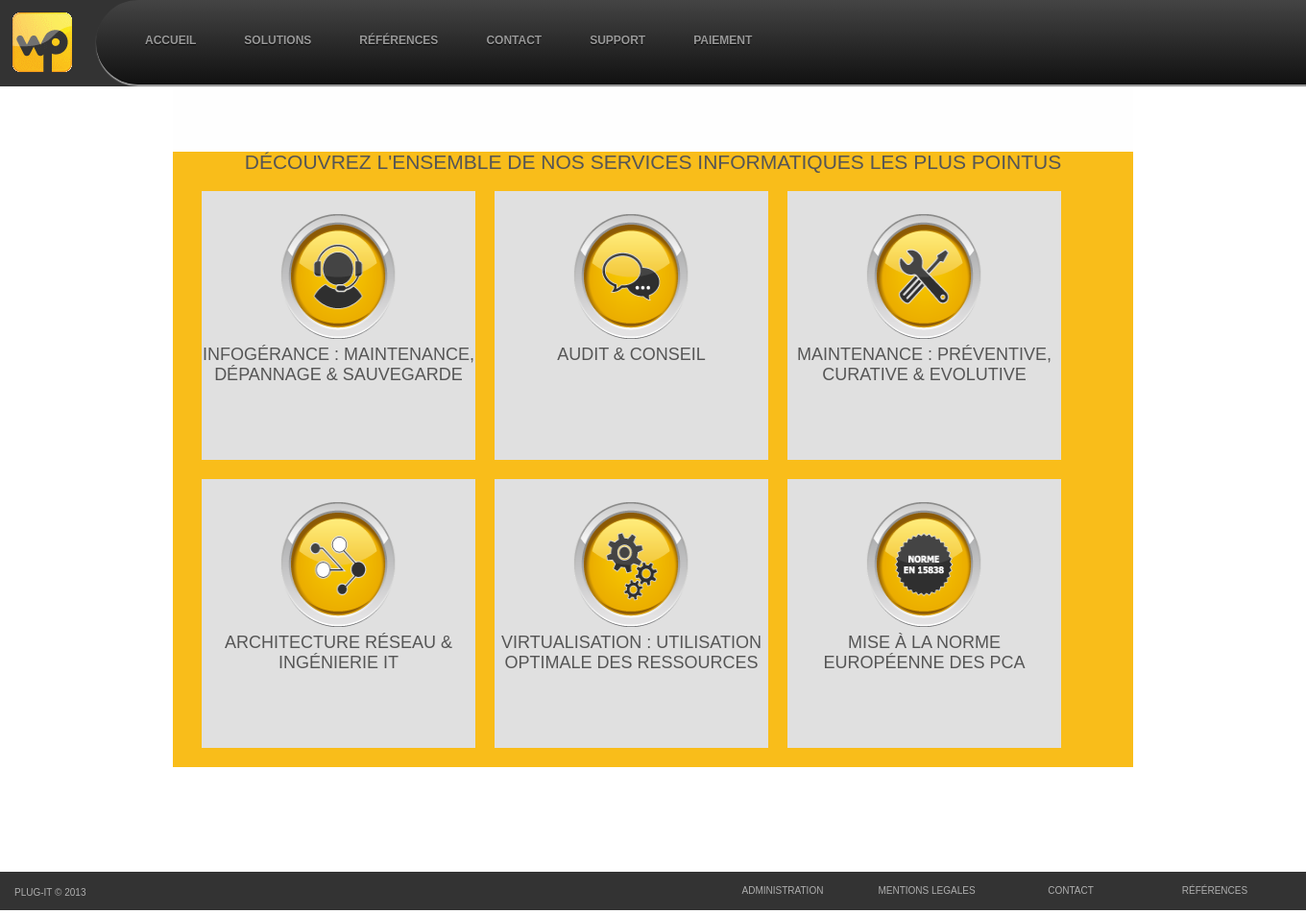
The page /Index.php?page=services&mode=view on the database as committed earlier.
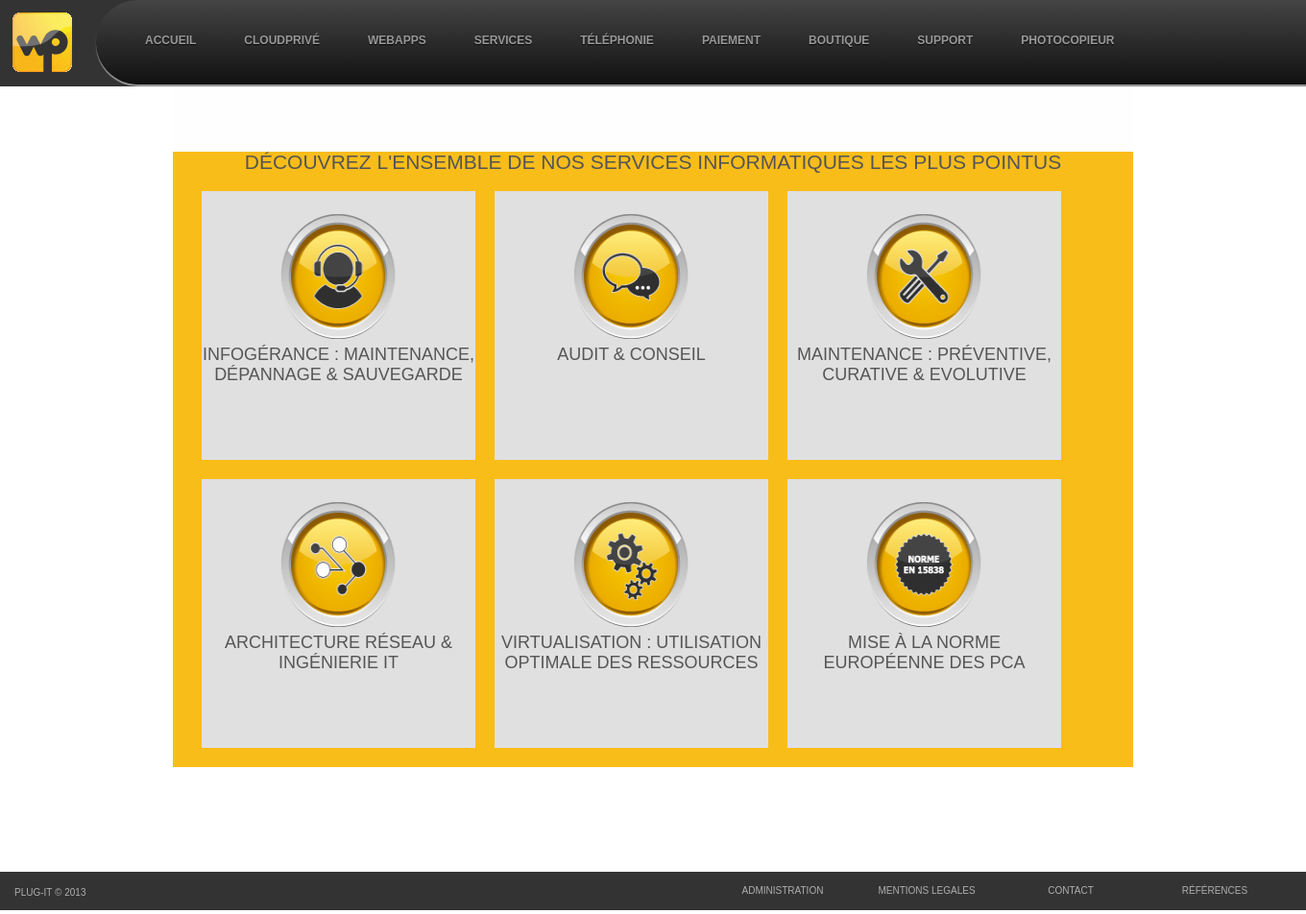
The same page on the database as committed later.
### tables this page shows
CREATE TABLE IF NOT EXISTS `menu` (
  `id` int(11) NOT NULL AUTO_INCREMENT,
  `interne` tinyint(1) NOT NULL,
  `active` tinyint(1) NOT NULL,
  `nom` varchar(50) NOT NULL,
  `baseName` varchar(50) NOT NULL,
  `position` int(11) NOT NULL,
  `lien` varchar(255) NOT NULL,
  `meta` text NOT NULL,
  PRIMARY KEY (`id`)
);

CREATE TABLE IF NOT EXISTS `services` (
  `id` int(11) NOT NULL AUTO_INCREMENT,
  `titre` varchar(100) NOT NULL,
  `corps` text NOT NULL,
  `image` varchar(100) NOT NULL,
  `subtitre` varchar(50) NOT NULL,
  `date` timestamp NOT NULL DEFAULT CURRENT_TIMESTAMP,
  `ordre` int(11) NOT NULL,
  PRIMARY KEY (`id`)
);

### connexionbddplugit.class.php (called while the page is built, shortened)
<?php
class connexionbddplugit
{
	private static $connexion = null;
	public static function getInstance ()
	{
		if (is_null(self::$connexion))
		{
			try
			{
				$connexion = new PDO('mysql:host=localhost;dbname=plugit2','root','');
			} catch ( Exception $e )
			{
			echo "Connection à MySQL impossible : ", $e->getMessage();
			die();
			}
			$connexion->setAttribute(PDO::ATTR_ERRMODE, PDO::ERRMODE_EXCEPTION);
			$connexion->setAttribute(PDO::ATTR_EMULATE_PREPARES, false);
			$connexion->exec("SET CHARACTER SET utf8");
		}
		return $connexion;
	}
}
?>

### Include/common/Banniere.php (the view, shortened to what this page needs)
<div>
	<div style="min-width:1350px;"><a href="index.php?page=accueil"><img src="images/logotype_plug_it(transparence).png" style="float:left; margin:13px 50px 13px 13px;"/></a>
	<ul id="menu">
		<?php
		require_once('./connexionbddplugit.class.php');
		$position=1;
		try
		{
			$rq = connexionbddplugit::getInstance()->query("SELECT * FROM menu ORDER BY position");
			while($ar=$rq->fetch())
			{
				if($ar['active'] == true)
				{
					echo '
					<li id="li" onmouseout="patate('.$ar['id'].')" onmouseover="patate('.$ar['id'].','.$position.')"><a href="'.$ar['lien'].'"';
					echo '>'.$ar['nom'].'</a></li>';
				}
			$position++;
			}
		} catch ( Exception $e ) {
			echo "Une erreur est survenue : ".$e->getMessage();
		}
		?>
	</ul>
	</div>
</div>

### Index.php (shortened to what this page needs)
<!DOCTYPE html>
<html lang="fr">
	<head>
		<?php
			require_once('./connexionbddplugit.class.php');
		?>
		<link rel="stylesheet" href="css/iview.css" />
		<link rel="stylesheet" href="css/skin 1/style.css" />
		<link rel="stylesheet" href="css/styles.css" />
		<link type="text/css" rel="stylesheet" href="styles/index.css"/>
	</head>
	<body>
		<div class="Banniere" id="head">
			<?php
				INCLUDE("include/common/banniere.php");
			?>
		</div>
		<div class="Corps" id="content"
		<?php
			if((isset($_GET['page']) and $_GET['page'] != 'accueil')or(isset($_GET['sub']) and $_GET['sub'] != 'main'))
				echo 'style="padding-top:5%;width:1000px;margin:auto;"';
			else
				echo 'style="min-width:1350px; width:100%;"';
		?>
		>
			<?php
				INCLUDE("include/common/corps.php");
			?>
		</div>
		<div class="Pied" id="footer">
			<?php
				INCLUDE("include/common/pied.php");
			?>
		</div>
	</body>
</html>

### Include/common/Corps.php (shortened to what this page needs)
<div style="background-color:#f9bd1a;">
<?php
	switch ($_GET['page'])
	{
		case 'services':
		INCLUDE("include/invite/services.php");
		break;
	}
?>
</div>

### Include/invite/services.php (shortened to what this page needs)
<?php
	require_once('./connexionbddplugit.class.php');
	switch($_GET['mode'])
	{
		case 'view':
			echo'<div style="margin:auto;width:980px;">
				<h2>DéCOUVREZ L\'ENSEMBLE DE NOS SERVICES INFORMATIQUES LES PLUS POINTUS</h2>';
					try{
						$retour = connexionbddplugit::getInstance()->query('SELECT * FROM services ORDER BY ordre');
						$i=1;
						echo '<table cellspacing="20">';
						while ($donnees = $retour->fetch())
							{
								if($i == 1)
									echo '<tr>';
								echo '<td>
								<div class="blockservice" onclick="location.href=\'index.php?page=services&mode=viewone&id='.$donnees['id'].'\'">';
								echo'
									<img src="'.$donnees['image'].'"  width="280" height="157" style="margin-left:5%;width:90%;"/><br/>
									<h3 style="font-size:18px;">'.$donnees['titre'].'</h3>
								</div></td>';
								$i++;
								if($i > 3)
								{
									$i=1;
									echo '</tr>';
								}
							}
						echo '</table>';
					} catch ( Exception $e ) {
						echo "Une erreur est survenue : ".$e->getMessage();
					}
				echo '</div>';
		break;
	}

### Include/common/Pied.php (shortened to what this page needs)
<div style="min-width:1350px;">
<table style="float:left; height:44px; margin-left:13px; margin-right:50px;">
	<tr>
		<td>
		Plug-It &copy; 2013
		</td>
	</tr>
</table>
<table style="height:40px; float:right; margin-right:20px;" cellspacing="0">
	<tr>
		<td class="boutbout" onclick="location.href='index.php?page=admin'">
			Administration
		</td>
		<td class="boutbout" onclick="location.href='index.php?page=accueil&sub=mentions'" >
			MENTIONS LEGALES
		</td>
		<td class="boutbout" onclick="location.href='index.php?page=contact'" >
			Contact
		</td>
		<td class="boutbout" onclick="location.href='index.php?page=references'" >
			Références
		</td>
	</tr>
</table>
</div>

### css/styles.css (style rules this page uses)
* { padding: 0px; margin: 0px; outline: none; }

### styles/index.css (style rules this page uses)
.Banniere { height: 90px; position: relative; background-color:#333333; min-width: 1350px; z-index:10; }
.Corps { position:relative; min-height:550px; background-color:#FEFEFE; }
.Pied { position:relative; margin-top:8%; background-color:#333333; min-width: 1350px; height: 40px; text-transform:uppercase; font-size:10px; color:#afafaf; }
.boutbout { cursor: pointer; width:150px; text-align:center; }
.blockservice { width:285px; height: 280px; background-color:#e0e0e0; cursor: pointer; }
#menu { min-width: 1250px; margin: 0 0 0 100px; padding: 0px 0px 0px 0px; list-style: none; background: #111; background: -moz-linear-gradient(#444, #111); background: -webkit-gradient(linear,left bottom,left top,color-stop(0, #111),color-stop(1, #444)); background: -webkit-linear-gradient(#444, #111); background: -o-linear-gradient(#444, #111); background: -ms-linear-gradient(#444, #111); background: linear-gradient(#444, #111); -moz-border-radius: 50px; border-radius: 50px 0px 0px 50px; -moz-box-shadow: 0 2px 1px #9c9c9c; -webkit-box-shadow: 0 2px 1px #9c9c9c; box-shadow: 0 2px 1px #9c9c9c; }
#menu li { float: left; padding: 30px 15px 30px 15px; position: relative; }
#menu a { float: left; height: 25px; padding:0px 10px 0px 10px; color: #999; text-transform: uppercase; font: bold 12px/25px Arial, Helvetica; text-decoration: none; text-shadow: 0 1px 0 #000; }
#menu:after { visibility: hidden; display: block; font-size: 0; content: " "; clear: both; height: 0; }
h2,h3 { text-align: center; font-weight: normal; font-size:21px; line-height:21px; text-transform:uppercase; }
body { color:#555555; font-size:10pt; font-family: Arial,Helvetica,sans-serif; padding:0; margin: 0; }
html { margin:0; }

Rows that differ between the two databases and show on the page:
no longer on this page (row edited): menu: nom "SOLUTIONS"
no longer on this page (row edited): menu: nom "RÉFÉRENCES"
no longer on this page (row edited): menu: nom "CONTACT"
added menu: nom "CLOUDPRIVÉ"
added menu: nom "WEBAPPS"
added menu: nom "SERVICES"
added menu: nom "TÉLÉPHONIE"
shown differently, row unchanged: menu "PAIEMENT": moves up the list
now on this page (row edited): menu: nom "BOUTIQUE"
added menu: nom "PHOTOCOPIEUR"
